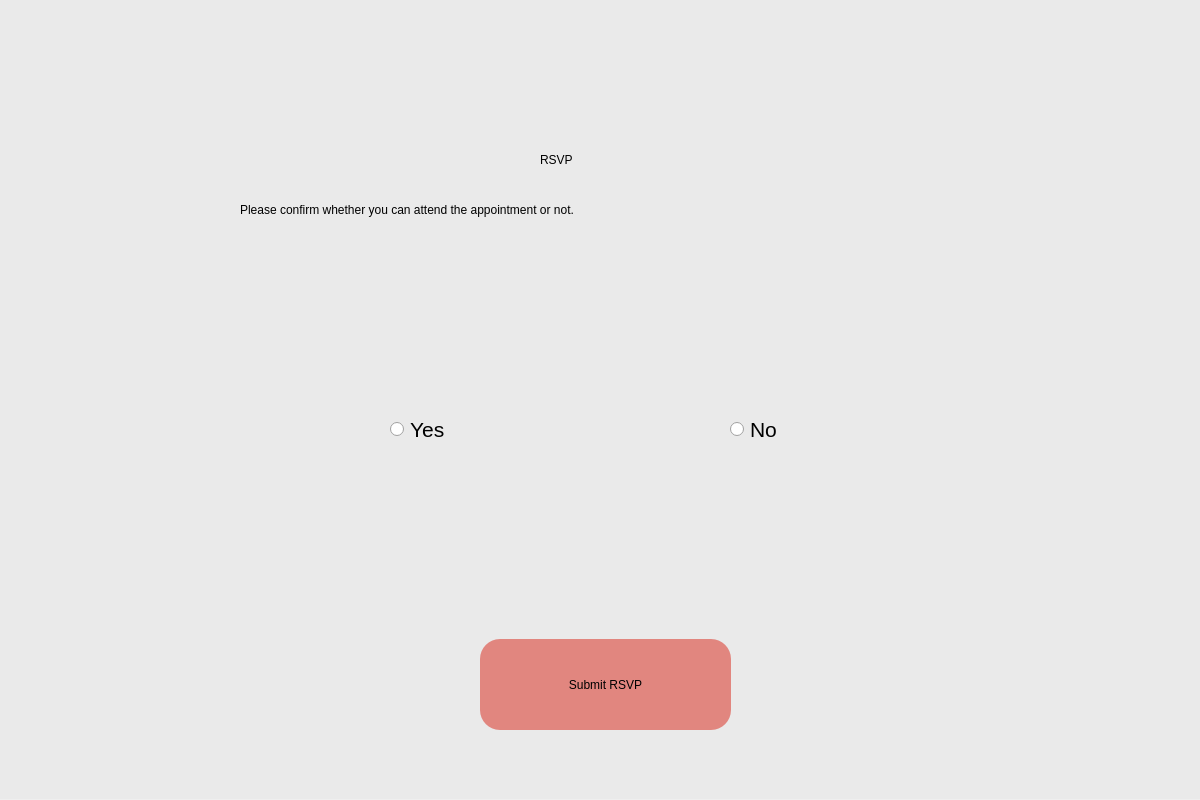
<?xml version="1.0" encoding="UTF-8"?>
<ui version="4.0">
 <class>Dialog</class>
 <widget class="QDialog" name="Dialog">
  <property name="geometry">
   <rect>
    <x>0</x>
    <y>0</y>
    <width>1200</width>
    <height>800</height>
   </rect>
  </property>
  <property name="windowTitle">
   <string>Dialog</string>
  </property>
  <widget class="QWidget" name="widget" native="true">
   <property name="geometry">
    <rect>
     <x>0</x>
     <y>-1</y>
     <width>1200</width>
     <height>800</height>
    </rect>
   </property>
   <property name="styleSheet">
    <string notr="true">QWidget#widget{
background-color:rgb(234, 234, 234);}</string>
   </property>
   <widget class="QPushButton" name="submit_rsvp">
    <property name="enabled">
     <bool>true</bool>
    </property>
    <property name="geometry">
     <rect>
      <x>480</x>
      <y>640</y>
      <width>251</width>
      <height>91</height>
     </rect>
    </property>
    <property name="styleSheet">
     <string notr="true">border-radius:20px;background-color:rgb(225, 134, 127);
font: 20pt &quot;Calibri&quot;;</string>
    </property>
    <property name="text">
     <string>Submit RSVP</string>
    </property>
   </widget>
   <widget class="QLabel" name="label">
    <property name="geometry">
     <rect>
      <x>540</x>
      <y>120</y>
      <width>121</width>
      <height>81</height>
     </rect>
    </property>
    <property name="styleSheet">
     <string notr="true">font: 32pt &quot;Calibri&quot;;color:black</string>
    </property>
    <property name="text">
     <string>RSVP</string>
    </property>
   </widget>
   <widget class="QLabel" name="label_appointment_status_2">
    <property name="enabled">
     <bool>true</bool>
    </property>
    <property name="geometry">
     <rect>
      <x>240</x>
      <y>190</y>
      <width>701</width>
      <height>41</height>
     </rect>
    </property>
    <property name="styleSheet">
     <string notr="true">font: 16pt &quot;Calibri&quot;;color:black</string>
    </property>
    <property name="text">
     <string>Please confirm whether you can attend the appointment or not.</string>
    </property>
   </widget>
   <widget class="QRadioButton" name="radioButton_no">
    <property name="geometry">
     <rect>
      <x>730</x>
      <y>410</y>
      <width>191</width>
      <height>41</height>
     </rect>
    </property>
    <property name="styleSheet">
     <string notr="true">font-size:16pt; color:black</string>
    </property>
    <property name="text">
     <string>No</string>
    </property>
   </widget>
   <widget class="QRadioButton" name="radioButton_yes">
    <property name="geometry">
     <rect>
      <x>390</x>
      <y>410</y>
      <width>71</width>
      <height>41</height>
     </rect>
    </property>
    <property name="styleSheet">
     <string notr="true">font-size:16pt; color:black</string>
    </property>
    <property name="text">
     <string>Yes</string>
    </property>
   </widget>
  </widget>
 </widget>
 <resources/>
 <connections/>
</ui>
